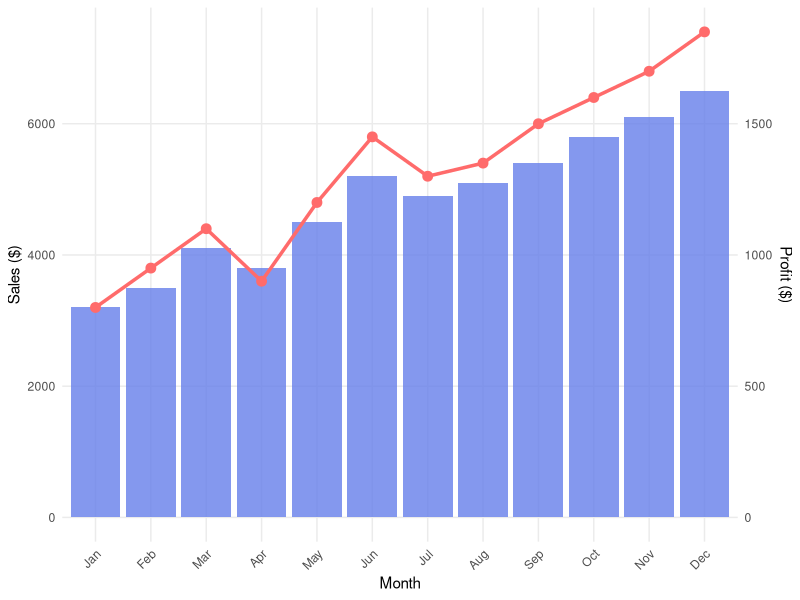
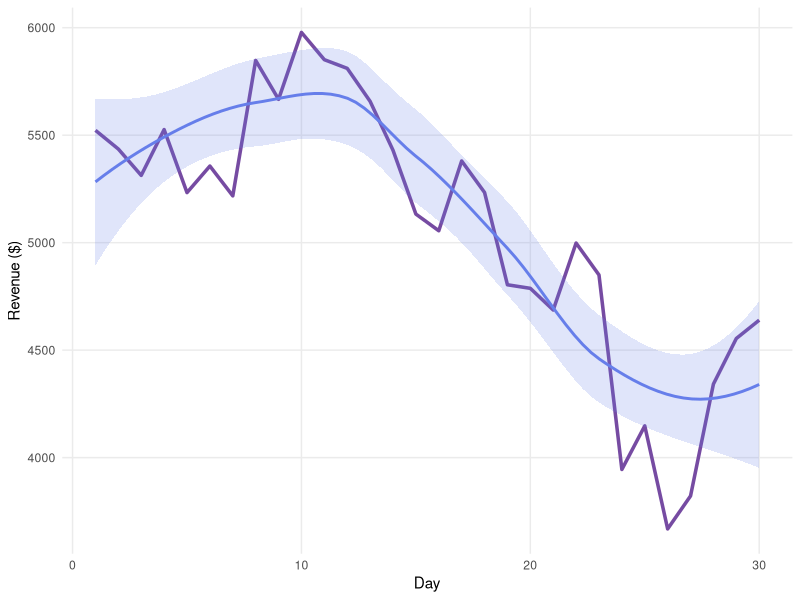
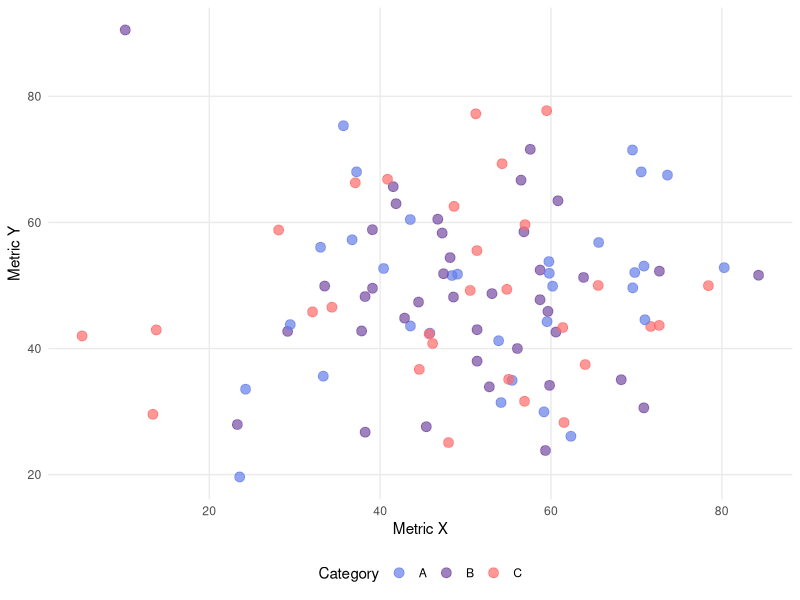

These charts were generated, in order, by the following R code:
## ---- chunk 1
#| include: false
library(ggplot2)
library(dplyr)

# Set seed for reproducibility
set.seed(42)

# Generate random data for visualizations
months <- c("Jan", "Feb", "Mar", "Apr", "May", "Jun", "Jul", "Aug", "Sep", "Oct", "Nov", "Dec")
sales_data <- data.frame(
  month = factor(months, levels = months),
  sales = c(3200, 3500, 4100, 3800, 4500, 5200, 4900, 5100, 5400, 5800, 6100, 6500),
  profit = c(800, 950, 1100, 900, 1200, 1450, 1300, 1350, 1500, 1600, 1700, 1850)
)

# Generate scatter plot data
scatter_data <- data.frame(
  x = rnorm(100, mean = 50, sd = 15),
  y = rnorm(100, mean = 50, sd = 15),
  category = sample(c("A", "B", "C"), 100, replace = TRUE)
)

# Generate time series data
days <- 1:30
revenue_data <- data.frame(
  day = days,
  revenue = 5000 + cumsum(rnorm(30, mean = 100, sd = 300))
)
## ---- chunk 2
#| title: "Monthly Sales Performance"
ggplot(sales_data, aes(x = month, y = sales)) +
  geom_col(fill = "#667eea", alpha = 0.8) +
  geom_line(aes(y = profit * 4, group = 1), color = "#ff6b6b", size = 1.2) +
  geom_point(aes(y = profit * 4), color = "#ff6b6b", size = 3) +
  scale_y_continuous(
    name = "Sales ($)",
    sec.axis = sec_axis(~./4, name = "Profit ($)")
  ) +
  theme_minimal() +
  theme(
    axis.text.x = element_text(angle = 45, hjust = 1),
    plot.title = element_text(face = "bold", size = 14),
    panel.grid.minor = element_blank()
  ) +
  labs(x = "Month")
## ---- chunk 3
#| title: "Revenue Trend (Last 30 Days)"
ggplot(revenue_data, aes(x = day, y = revenue)) +
  geom_line(color = "#764ba2", size = 1.2) +
  geom_smooth(method = "loess", se = TRUE, color = "#667eea", fill = "#667eea", alpha = 0.2) +
  theme_minimal() +
  theme(
    plot.title = element_text(face = "bold", size = 14),
    panel.grid.minor = element_blank()
  ) +
  labs(x = "Day", y = "Revenue ($)")
## ---- chunk 4
#| title: "Category Distribution Analysis"
ggplot(scatter_data, aes(x = x, y = y, color = category)) +
  geom_point(size = 3, alpha = 0.7) +
  scale_color_manual(values = c("A" = "#667eea", "B" = "#764ba2", "C" = "#ff6b6b")) +
  theme_minimal() +
  theme(
    plot.title = element_text(face = "bold", size = 14),
    legend.position = "bottom",
    panel.grid.minor = element_blank()
  ) +
  labs(x = "Metric X", y = "Metric Y", color = "Category")
## ---- chunk 5
#| title: "Top Performing Months"
top_months <- sales_data %>%
  arrange(desc(sales)) %>%
  head(6)

knitr::kable(
  top_months,
  col.names = c("Month", "Sales ($)", "Profit ($)"),
  format.args = list(big.mark = ",")
)
